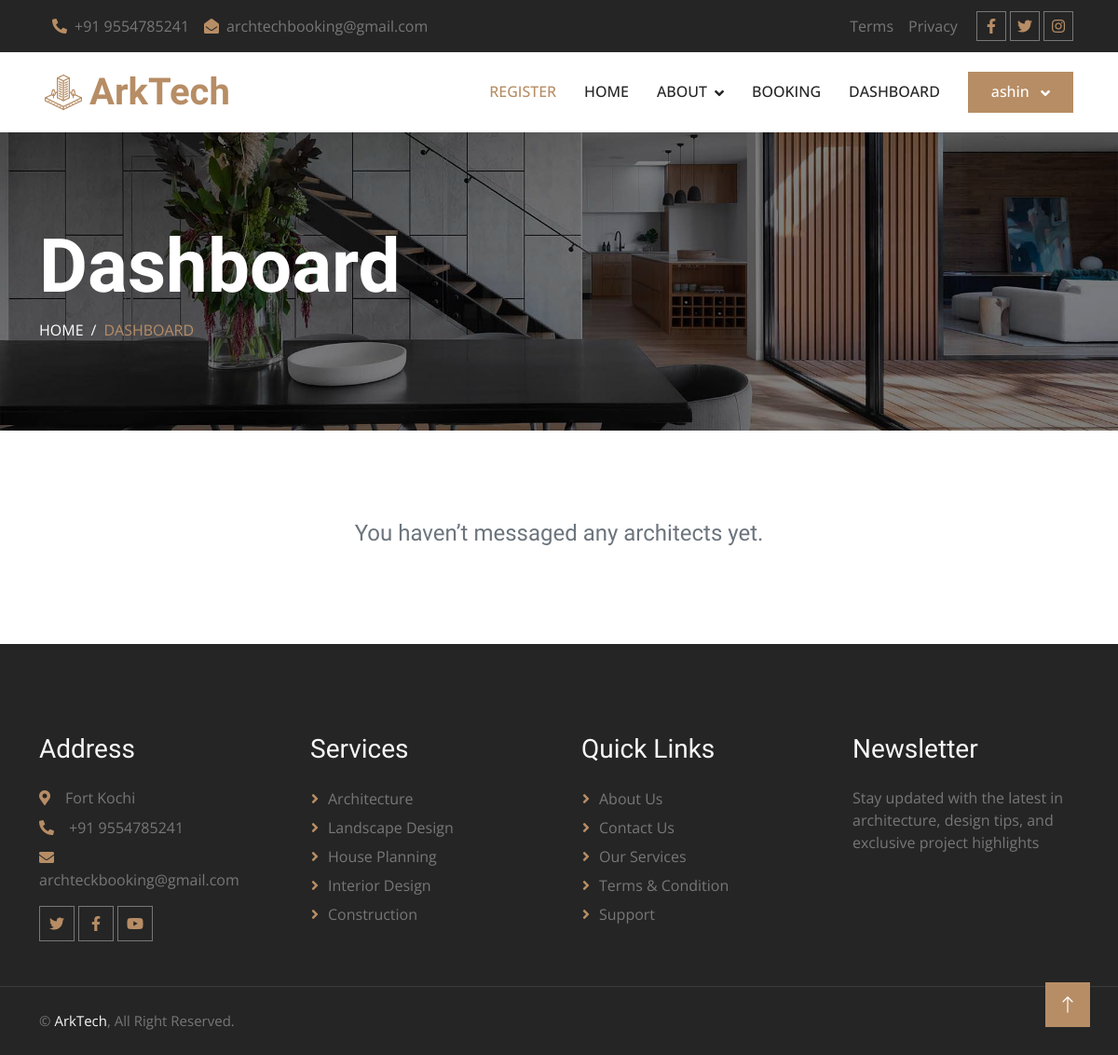
/Guest/customer_dashboard.php (signed in), run on an earlier commit of the app's database.
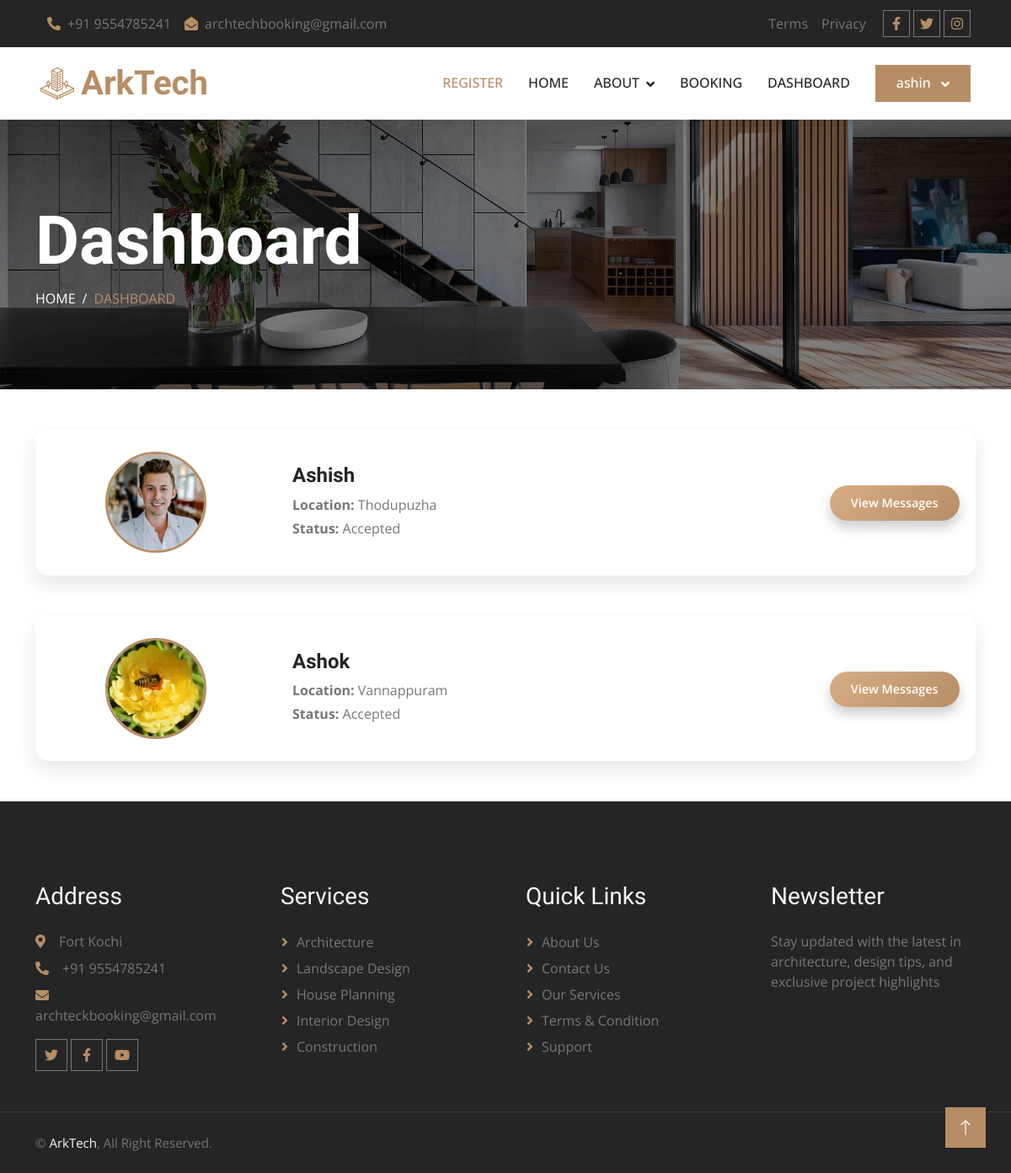
And on a later commit of the database.
### tables this page shows
CREATE TABLE IF NOT EXISTS `tbl_architects` (
  `architect_id` int NOT NULL AUTO_INCREMENT,
  `arch_name` varchar(50) NOT NULL,
  `about` mediumtext NOT NULL,
  `profiles` varchar(500) NOT NULL,
  `email` varchar(50) NOT NULL,
  `phone` bigint NOT NULL,
  `username` varchar(20) NOT NULL,
  `passwords` varchar(50) NOT NULL,
  `certificate_of_licensce` varchar(200) NOT NULL,
  `arch_locations` varchar(500) NOT NULL,
  `status` varchar(20) NOT NULL,
  `plan_id` int NOT NULL,
  `renewaldate` date NOT NULL,
  PRIMARY KEY (`architect_id`)
);

### dboperation.php (called while the page is built, shortened)
<?php
class dboperation
{
    public $con,$res;
    function __construct()
    {
        $this->con=mysqli_connect("localhost","root","","arktech");
    }
    public function executequery($sql)
    {
        $this->res=mysqli_query($this->con,$sql);
        return $this->res;
    }
}
?>

### Guest/customer_dashboard.php (the view, shortened to what this page needs)
<?php
include("../dboperation.php");
include("header.php");
$cust_id = $_SESSION['customer_id'];
$obj = new dboperation();
$sql = "SELECT DISTINCT a.architect_id, a.arch_name, a.status, a.profiles, a.arch_locations
        FROM tbl_messages m
        INNER JOIN tbl_architects a ON m.architect_id = a.architect_id
        WHERE m.user_id = '$cust_id'
        ORDER BY a.arch_name ASC";
$res = $obj->executequery($sql);
?>
<div class="container-fluid page-header py-5 mb-5">
  <div class="container py-5">
    <h1 class="display-1 text-white">Dashboard</h1>
    <nav aria-label="breadcrumb">
      <ol class="breadcrumb text-uppercase mb-0">
        <li class="breadcrumb-item"><a class="text-white" href="index.php">Home</a></li>
        <li class="breadcrumb-item text-primary active" aria-current="page">Dashboard</li>
      </ol>
    </nav>
  </div>
</div>
<div class="container my-5">
  <?php if (mysqli_num_rows($res) > 0) { ?>
    <?php while ($row = mysqli_fetch_assoc($res)) { ?>
      <div class="project-card mb-5">
        <div class="row align-items-center">
          <div class="col-md-3 d-flex justify-content-center">
            <?php if (!empty($row['profiles'])) { ?>
                <img src="../uploads/<?php echo $row['profiles']; ?>"
                    alt="Profile Picture"
                    style="width:120px;height:120px;object-fit:cover;
                            border-radius:50%;border:3px solid #B78D65;">
            <?php } ?>
          </div>
          <div class="col-md-7 p-4">
            <h4 class="fw-bold mb-2"><?php echo $row['arch_name']; ?></h4>
            <p class="mb-1"><strong>Location:</strong> <?php echo $row['arch_locations']; ?></p>
            <p class="mb-1"><strong>Status:</strong> <?php echo $row['status']; ?></p>
          </div>
          <div class="col-md-2 text-center">
            <a href='view_message.php?arch_id=<?php echo $row['architect_id']; ?>' class='view-btn mt-2'>
                View Messages
            </a>
          </div>
        </div>
      </div>
    <?php } ?>
  <?php } else { ?>
    <div class="text-center py-5">
      <h4 class="text-muted">You haven’t messaged any architects yet.</h4>
    </div>
  <?php } ?>
</div>
<?php include("footer.php"); ?>

What changed in the data, as far as the page shows it:
now on this page (row edited): tbl_architects: profiles (picture), arch_name "Ashish", arch_locations "Thodupuzha", status "Accepted"
now on this page (row edited): tbl_architects: profiles (picture), arch_name "Ashok", arch_locations "Vannappuram", status "Accepted"
Also different on the page:
text no longer shown: "You haven’t messaged any architects yet."
